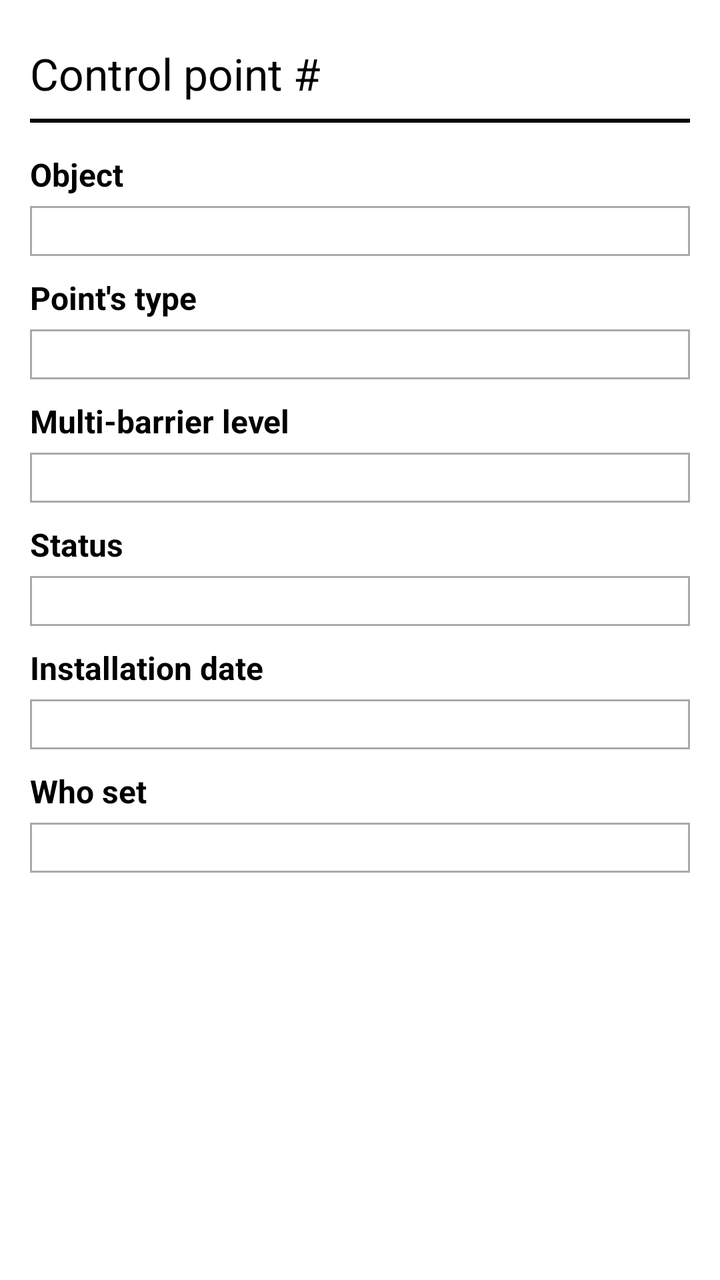
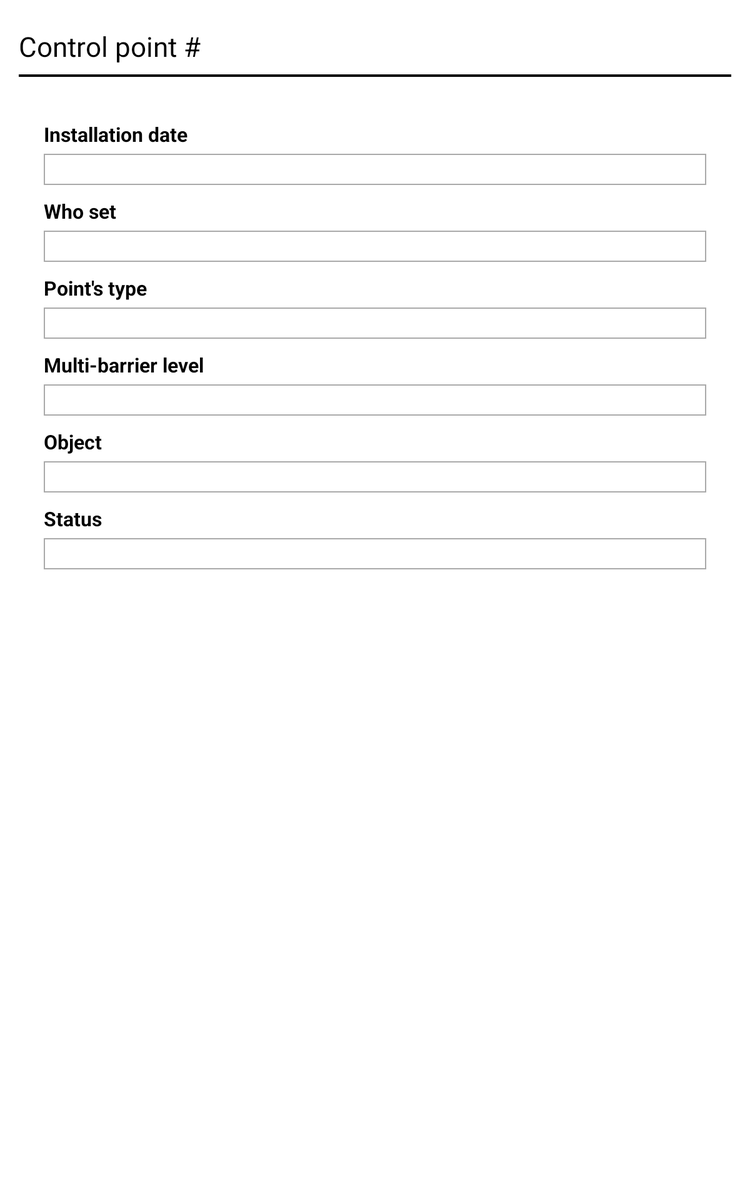

The same Android screen from two of the app's own layout files: first res/layout/ as a phone draws it, then the repository's variant for another configuration, drawn on a device whose configuration selects that folder. Both files follow.
<!-- AndroidManifest.xml: application theme Theme.Sherlock.Light.DarkActionBar -->
<!-- res/layout/fragment_point_attributes.xml -->
<?xml version="1.0" encoding="utf-8"?>
<ScrollView xmlns:android="http://schemas.android.com/apk/res/android"
    android:layout_width="match_parent"
    android:layout_height="match_parent"
    android:background="@drawable/abs__ab_solid_light_holo"
    android:orientation="vertical"
    >

    <LinearLayout
        android:layout_width="fill_parent"
        android:layout_height="wrap_content"
        android:orientation="vertical" 
        android:paddingLeft="15dp"
        android:paddingRight="15dp"
        android:paddingTop="10dp"
        android:paddingBottom="10dp"
        >
        
        
        

        <LinearLayout
            android:layout_width="fill_parent"
            android:layout_height="wrap_content"
            android:layout_marginTop="10dp"
            android:orientation="horizontal" >

            <TextView
                android:layout_width="wrap_content"
                android:layout_height="wrap_content"
                android:layout_marginBottom="5dp"
                android:singleLine="true"
                android:text="@string/point_number"
                android:textColor="@android:color/black"
                android:textSize="22sp" />

            <TextView
                android:id="@+id/cp_attr_point_number"
                android:layout_width="wrap_content"
                android:layout_height="wrap_content"
                android:paddingBottom="2dp"
                android:paddingLeft="5dp"
                android:paddingRight="5dp"
                android:paddingTop="2dp"
                android:singleLine="false"
                android:textColor="@android:color/black"
                android:textSize="22sp" />
        </LinearLayout>

        <View
            android:layout_width="fill_parent"
            android:layout_height="2dp"
            android:layout_marginBottom="5dp"
            android:layout_marginTop="5dp"
            android:background="@color/black" />

        

        <LinearLayout
            android:id="@+id/cp_attr_mobject_holder"
            android:layout_width="fill_parent"
            android:layout_height="wrap_content"
            android:layout_marginTop="10dp"
            android:orientation="vertical" >

            <TextView
                android:layout_width="fill_parent"
                android:layout_height="wrap_content"
                android:layout_marginBottom="5dp"
                android:singleLine="true"
                android:text="@string/object"
                android:textColor="@android:color/black"
                android:textSize="16sp"
                android:textStyle="bold" />

            <TextView
                android:id="@+id/cp_attr_object"
                android:layout_width="fill_parent"
                android:layout_height="wrap_content"
                android:background="@drawable/cp_attr_values_bg"
                android:paddingBottom="2dp"
                android:paddingLeft="5dp"
                android:paddingRight="5dp"
                android:paddingTop="2dp"
                android:singleLine="false"
                android:textColor="@android:color/black"
                android:typeface="serif"
                android:textSize="16sp" />
        </LinearLayout>
        
        
        <LinearLayout
            android:layout_width="fill_parent"
            android:layout_height="wrap_content"
            android:layout_marginTop="10dp"
            android:orientation="vertical" >

            <TextView
                android:layout_width="fill_parent"
                android:layout_height="wrap_content"
                android:layout_marginBottom="5dp"
                android:singleLine="true"
                android:text="@string/point_type"
                android:textColor="@android:color/black"
                android:textSize="16sp"
                android:textStyle="bold" />

            <TextView
                android:id="@+id/cp_attr_point_type"
                android:layout_width="fill_parent"
                android:layout_height="wrap_content"
                android:background="@drawable/cp_attr_values_bg"
                android:paddingBottom="2dp"
                android:paddingLeft="5dp"
                android:paddingRight="5dp"
                android:paddingTop="2dp"
                android:singleLine="false"
                android:textColor="@android:color/black"
                android:typeface="serif"
                android:textSize="16sp" />
        </LinearLayout>
        
          

        <LinearLayout
            android:id="@+id/product_descr_category_holder"
            android:layout_width="fill_parent"
            android:layout_height="wrap_content"
            android:layout_marginTop="10dp"
            android:orientation="vertical" >

            <TextView
                android:layout_width="fill_parent"
                android:layout_height="wrap_content"
                android:layout_marginBottom="5dp"
                android:singleLine="true"
                android:text="@string/multi_barrier_level"
                android:textColor="@android:color/black"
                android:textSize="16sp"
                android:textStyle="bold" />

            <TextView
                android:id="@+id/cp_attr_mlevel"
                android:layout_width="fill_parent"
                android:layout_height="wrap_content"
                android:background="@drawable/cp_attr_values_bg"
                android:paddingBottom="2dp"
                android:paddingLeft="5dp"
                android:paddingRight="5dp"
                android:paddingTop="2dp"
                android:singleLine="false"
                android:textColor="@android:color/black"
                android:typeface="serif"
                android:textSize="16sp" />
        </LinearLayout>
        
        

        <LinearLayout
            android:id="@+id/cp_attr_status_holder"
            android:layout_width="fill_parent"
            android:layout_height="wrap_content"
            android:layout_marginTop="10dp"
            android:orientation="vertical" >
 		
            <TextView
                android:layout_width="fill_parent"
                android:layout_height="wrap_content"
                android:layout_marginBottom="5dp"
                android:singleLine="true"
                android:text="@string/status"
                android:textColor="@android:color/black"
                android:textSize="16sp"
                android:textStyle="bold" />
			<TextView
                android:id="@+id/cp_attr_status"
                android:layout_width="fill_parent"
                android:layout_height="wrap_content"
                android:background="@drawable/cp_attr_values_bg"
                android:paddingBottom="2dp"
                android:paddingLeft="5dp"
                android:paddingRight="5dp"
                android:paddingTop="2dp"
                android:singleLine="false"
                android:textColor="@android:color/black"
                android:typeface="serif"
                android:textSize="16sp" />
           
        </LinearLayout>
        
         

        <LinearLayout
            android:id="@+id/product_descr_poison_holder"
            android:layout_width="fill_parent"
            android:layout_height="wrap_content"
            android:layout_marginTop="10dp"
            android:orientation="vertical" 
            android:visibility="gone">

            <TextView
                android:layout_width="fill_parent"
                android:layout_height="wrap_content"
                android:layout_marginBottom="5dp"
                android:singleLine="true"
                android:text="@string/poison"
                android:textColor="@android:color/black"
                android:textSize="16sp"
                android:textStyle="bold" />

            <TextView
                android:id="@+id/cp_poison"
                android:layout_width="fill_parent"
                android:layout_height="wrap_content"
                android:background="@drawable/cp_attr_values_bg"
                android:paddingBottom="2dp"
                android:paddingLeft="5dp"
                android:paddingRight="5dp"
                android:paddingTop="2dp"
                android:singleLine="false"
                android:textColor="@android:color/black"
                android:typeface="serif"
                android:textSize="16sp" />
        </LinearLayout>
        
        

        <LinearLayout
            android:id="@+id/product_descr_poison_active_substance_holder"
            android:layout_width="fill_parent"
            android:layout_height="wrap_content"
            android:layout_marginTop="10dp"
            android:orientation="vertical" 
            android:visibility="gone"
            >

            <TextView
                android:layout_width="fill_parent"
                android:layout_height="wrap_content"
                android:layout_marginBottom="5dp"
                android:singleLine="true"
                android:text="@string/active_substance"
                android:textColor="@android:color/black"
                android:textSize="16sp"
                android:textStyle="bold" />

            <TextView
                android:id="@+id/cp_poison_active_substance"
                android:layout_width="fill_parent"
                android:layout_height="wrap_content"
                android:background="@drawable/cp_attr_values_bg"
                android:paddingBottom="2dp"
                android:paddingLeft="5dp"
                android:paddingRight="5dp"
                android:paddingTop="2dp"
                android:singleLine="false"
                android:textColor="@android:color/black"
                android:typeface="serif"
                android:textSize="16sp" />
        </LinearLayout>
        
        

        <LinearLayout
            android:layout_width="fill_parent"
            android:layout_height="wrap_content"
            android:layout_marginTop="10dp"
            android:orientation="vertical" >

            <TextView
                android:layout_width="fill_parent"
                android:layout_height="wrap_content"
                android:layout_marginBottom="5dp"
                android:singleLine="true"
                android:text="@string/installation_date"
                android:textColor="@android:color/black"
                android:textSize="16sp"
                android:textStyle="bold" />

            <TextView
                android:id="@+id/cp_attr_inst_date"
                android:layout_width="fill_parent"
                android:layout_height="wrap_content"
                android:background="@drawable/cp_attr_values_bg"
                android:paddingBottom="2dp"
                android:paddingLeft="5dp"
                android:paddingRight="5dp"
                android:paddingTop="2dp"
                android:singleLine="false"
                android:textColor="@android:color/black"
                android:typeface="serif"
                android:textSize="16sp" />
        </LinearLayout>

        

        <LinearLayout
            android:layout_width="fill_parent"
            android:layout_height="wrap_content"
            android:layout_marginTop="10dp"
            android:orientation="vertical" >

            <TextView
                android:layout_width="fill_parent"
                android:layout_height="wrap_content"
                android:layout_marginBottom="5dp"
                android:singleLine="true"
                android:text="@string/who_set"
                android:textColor="@android:color/black"
                android:textSize="16sp"
                android:textStyle="bold" />

            <TextView
                android:id="@+id/cp_attr_who_set"
                android:layout_width="fill_parent"
                android:layout_height="wrap_content"
                android:background="@drawable/cp_attr_values_bg"
                android:paddingBottom="2dp"
                android:paddingLeft="5dp"
                android:paddingRight="5dp"
                android:paddingTop="2dp"
                android:singleLine="false"
                android:textColor="@android:color/black"
                android:typeface="serif"
                android:textSize="16sp" />
        </LinearLayout>

       

      

       
        
        

        
    </LinearLayout>

</ScrollView>
<!-- resources referenced by this layout -->
<resources>
  <color name="black">#000</color>
  <!-- drawable cp_attr_values_bg (drawable) -->
  <?xml version="1.0" encoding="utf-8"?>
  <selector xmlns:android="http://schemas.android.com/apk/res/android">
  
      <item android:drawable="@drawable/cp_attr_bg_pr" android:state_pressed="true"/>
      <item android:drawable="@drawable/cp_attr_bg"/>
  
  </selector>
  <string name="active_substance">Active substance</string>
  <string name="installation_date">Installation date</string>
  <string name="multi_barrier_level">Multi-barrier level</string>
  <string name="object">Object</string>
  <string name="point_number">Control point #</string>
  <string name="point_type">Point\'s type</string>
  <string name="poison">Poison</string>
  <string name="status">Status</string>
  <string name="who_set">Who set</string>
  <!-- drawable cp_attr_bg_pr (drawable) -->
  <?xml version="1.0" encoding="UTF-8"?>
  <shape xmlns:android="http://schemas.android.com/apk/res/android" >
  
      <solid android:color="@color/white" />
  
      <stroke
          android:width="2dp"
          android:color="@android:color/darker_gray" />
  
  </shape>
  <!-- drawable cp_attr_bg (drawable) -->
  <?xml version="1.0" encoding="UTF-8"?>
   
  <shape xmlns:android="http://schemas.android.com/apk/res/android"> 
     <solid android:color="@android:color/transparent"/>
     <stroke android:width="1dp"
              android:color="@android:color/darker_gray"
              />
  </shape>
  <color name="white">#FFF</color>
</resources>
<!-- res/layout-large-port/fragment_point_attributes.xml (the repository's variant of the layout above) -->
<!-- drawn on a 7-inch tablet held upright -->
<?xml version="1.0" encoding="utf-8"?>
<ScrollView xmlns:android="http://schemas.android.com/apk/res/android"
    android:layout_width="match_parent"
    android:layout_height="match_parent"
    android:background="@drawable/abs__ab_solid_light_holo"
    android:orientation="vertical"
    >

    <LinearLayout
        android:layout_width="match_parent"
        android:layout_height="wrap_content"
        android:orientation="vertical" 
        android:paddingLeft="15dp"
        android:paddingRight="15dp"
        android:paddingTop="10dp"
        android:paddingBottom="10dp"
        >

        

        <LinearLayout
            android:layout_width="fill_parent"
            android:layout_height="wrap_content"
            android:layout_marginTop="10dp"
            android:orientation="horizontal" >

            <TextView
                android:layout_width="wrap_content"
                android:layout_height="wrap_content"
                android:layout_marginBottom="5dp"
                android:singleLine="true"
                android:text="@string/point_number"
                android:textColor="@android:color/black"
                android:textSize="22sp" />

            <TextView
                android:id="@+id/cp_attr_point_number"
                android:layout_width="wrap_content"
                android:layout_height="wrap_content"
                android:paddingBottom="2dp"
                android:paddingLeft="5dp"
                android:paddingRight="5dp"
                android:paddingTop="2dp"
                android:singleLine="false"
                android:textColor="@android:color/black"
                android:textSize="22sp" />
        </LinearLayout>

        <View
            android:layout_width="fill_parent"
            android:layout_height="2dp"
            android:layout_marginBottom="5dp"
            android:layout_marginTop="5dp"
            android:background="@color/black" />

        <LinearLayout 
            android:layout_width="match_parent"
            android:layout_height="wrap_content"
            android:orientation="vertical"
            android:padding="20dp"
           
            >
  
		        
		
		        <LinearLayout
		            android:layout_width="fill_parent"
		            android:layout_height="wrap_content"
		            android:layout_marginTop="10dp"
		            android:orientation="vertical" >

		            <TextView
		                android:layout_width="fill_parent"
		                android:layout_height="wrap_content"
		                android:layout_marginBottom="5dp"
		                android:singleLine="true"
		                android:text="@string/installation_date"
		                android:textColor="@android:color/black"
		                android:textSize="16sp"
		                android:textStyle="bold" />
		
		            <TextView
		                android:id="@+id/cp_attr_inst_date"
		                android:layout_width="fill_parent"
		                android:layout_height="wrap_content"
		                android:background="@drawable/cp_attr_values_bg"
		                android:paddingBottom="2dp"
		                android:paddingLeft="5dp"
		                android:paddingRight="5dp"
		                android:paddingTop="2dp"
		                android:singleLine="false"
		                android:textColor="@android:color/black"
		                android:typeface="serif"
		                android:textSize="16sp" />
		        </LinearLayout>
		
		        
		
		        <LinearLayout
		            android:layout_width="fill_parent"
		            android:layout_height="wrap_content"
		            android:layout_marginTop="10dp"
		            android:orientation="vertical" >
		
		            <TextView
		                android:layout_width="fill_parent"
		                android:layout_height="wrap_content"
		                android:layout_marginBottom="5dp"
		                android:singleLine="true"
		                android:text="@string/who_set"
		                android:textColor="@android:color/black"
		                android:textSize="16sp"
		                android:textStyle="bold" />
		
		            <TextView
		                android:id="@+id/cp_attr_who_set"
		                android:layout_width="fill_parent"
		                android:layout_height="wrap_content"
		                android:background="@drawable/cp_attr_values_bg"
		                android:paddingBottom="2dp"
		                android:paddingLeft="5dp"
		                android:paddingRight="5dp"
		                android:paddingTop="2dp"
		                android:singleLine="false"
		                android:textColor="@android:color/black"
		                android:typeface="serif"
		                android:textSize="16sp" />
		        </LinearLayout>
		
		        
		
		        <LinearLayout
		            android:layout_width="fill_parent"
		            android:layout_height="wrap_content"
		            android:layout_marginTop="10dp"
		            android:orientation="vertical" >
		
		            <TextView
		                android:layout_width="fill_parent"
		                android:layout_height="wrap_content"
		                android:layout_marginBottom="5dp"
		                android:singleLine="true"
		                android:text="@string/point_type"
		                android:textColor="@android:color/black"
		                android:textSize="16sp"
		                android:textStyle="bold" />
		
		            <TextView
		                android:id="@+id/cp_attr_point_type"
		                android:layout_width="fill_parent"
		                android:layout_height="wrap_content"
		                android:background="@drawable/cp_attr_values_bg"
		                android:paddingBottom="2dp"
		                android:paddingLeft="5dp"
		                android:paddingRight="5dp"
		                android:paddingTop="2dp"
		                android:singleLine="false"
		                android:textColor="@android:color/black"
		                android:typeface="serif"
		                android:textSize="16sp" />
		        </LinearLayout>
			
		
		        
		
				        <LinearLayout
				            android:id="@+id/product_descr_category_holder"
				            android:layout_width="fill_parent"
				            android:layout_height="wrap_content"
				            android:layout_marginTop="10dp"
				            android:orientation="vertical" >
				
				            <TextView
				                android:layout_width="fill_parent"
				                android:layout_height="wrap_content"
				                android:layout_marginBottom="5dp"
				                android:singleLine="true"
				                android:text="@string/multi_barrier_level"
				                android:textColor="@android:color/black"
				                android:textSize="16sp"
				                android:textStyle="bold" />
				
				            <TextView
				                android:id="@+id/cp_attr_mlevel"
				                android:layout_width="fill_parent"
				                android:layout_height="wrap_content"
				                android:background="@drawable/cp_attr_values_bg"
				                android:paddingBottom="2dp"
				                android:paddingLeft="5dp"
				                android:paddingRight="5dp"
				                android:paddingTop="2dp"
				                android:singleLine="false"
				                android:textColor="@android:color/black"
				                android:typeface="serif"
				                android:textSize="16sp" />
				        </LinearLayout>
				
				        
				
				        <LinearLayout
				            android:id="@+id/cp_attr_mobject_holder"
				            android:layout_width="fill_parent"
				            android:layout_height="wrap_content"
				            android:layout_marginTop="10dp"
				            android:orientation="vertical" >
				
				            <TextView
				                android:layout_width="fill_parent"
				                android:layout_height="wrap_content"
				                android:layout_marginBottom="5dp"
				                android:singleLine="true"
				                android:text="@string/object"
				                android:textColor="@android:color/black"
				                android:textSize="16sp"
				                android:textStyle="bold" />
				
				            <TextView
				                android:id="@+id/cp_attr_object"
				                android:layout_width="fill_parent"
				                android:layout_height="wrap_content"
				                android:background="@drawable/cp_attr_values_bg"
				                android:paddingBottom="2dp"
				                android:paddingLeft="5dp"
				                android:paddingRight="5dp"
				                android:paddingTop="2dp"
				                android:singleLine="false"
				                android:textColor="@android:color/black"
				                android:typeface="serif"
				                android:textSize="16sp" />
				        </LinearLayout>
				
				        
				
				        <LinearLayout
				            android:id="@+id/cp_attr_status_holder"
				            android:layout_width="fill_parent"
				            android:layout_height="wrap_content"
				            android:layout_marginTop="10dp"
				            android:orientation="vertical" >
				 		
				            <TextView
				                android:layout_width="fill_parent"
				                android:layout_height="wrap_content"
				                android:layout_marginBottom="5dp"
				                android:singleLine="true"
				                android:text="@string/status"
				                android:textColor="@android:color/black"
				                android:textSize="16sp"
				                android:textStyle="bold" />
							<TextView
				                android:id="@+id/cp_attr_status"
				                android:layout_width="fill_parent"
				                android:layout_height="wrap_content"
				                android:background="@drawable/cp_attr_values_bg"
				                android:paddingBottom="2dp"
				                android:paddingLeft="5dp"
				                android:paddingRight="5dp"
				                android:paddingTop="2dp"
				                android:singleLine="false"
				                android:textColor="@android:color/black"
				                android:typeface="serif"
				                android:textSize="16sp" />
				           
				        </LinearLayout>
		        
		        </LinearLayout>
		        
        </LinearLayout>
    
</ScrollView>
<!-- resources referenced by the variant -->
<!-- as a 7-inch tablet held upright resolves them -->
<resources>
  <color name="black">#000</color>
  <!-- drawable cp_attr_values_bg (drawable) -->
  <?xml version="1.0" encoding="utf-8"?>
  <selector xmlns:android="http://schemas.android.com/apk/res/android">
  
      <item android:drawable="@drawable/cp_attr_bg_pr" android:state_pressed="true"/>
      <item android:drawable="@drawable/cp_attr_bg"/>
  
  </selector>
  <string name="installation_date">Installation date</string>
  <string name="multi_barrier_level">Multi-barrier level</string>
  <string name="object">Object</string>
  <string name="point_number">Control point #</string>
  <string name="point_type">Point\'s type</string>
  <string name="status">Status</string>
  <string name="who_set">Who set</string>
  <!-- drawable cp_attr_bg_pr (drawable) -->
  <?xml version="1.0" encoding="UTF-8"?>
  <shape xmlns:android="http://schemas.android.com/apk/res/android" >
  
      <solid android:color="@color/white" />
  
      <stroke
          android:width="2dp"
          android:color="@android:color/darker_gray" />
  
  </shape>
  <!-- drawable cp_attr_bg (drawable) -->
  <?xml version="1.0" encoding="UTF-8"?>
   
  <shape xmlns:android="http://schemas.android.com/apk/res/android"> 
     <solid android:color="@android:color/transparent"/>
     <stroke android:width="1dp"
              android:color="@android:color/darker_gray"
              />
  </shape>
  <color name="white">#FFF</color>
</resources>
